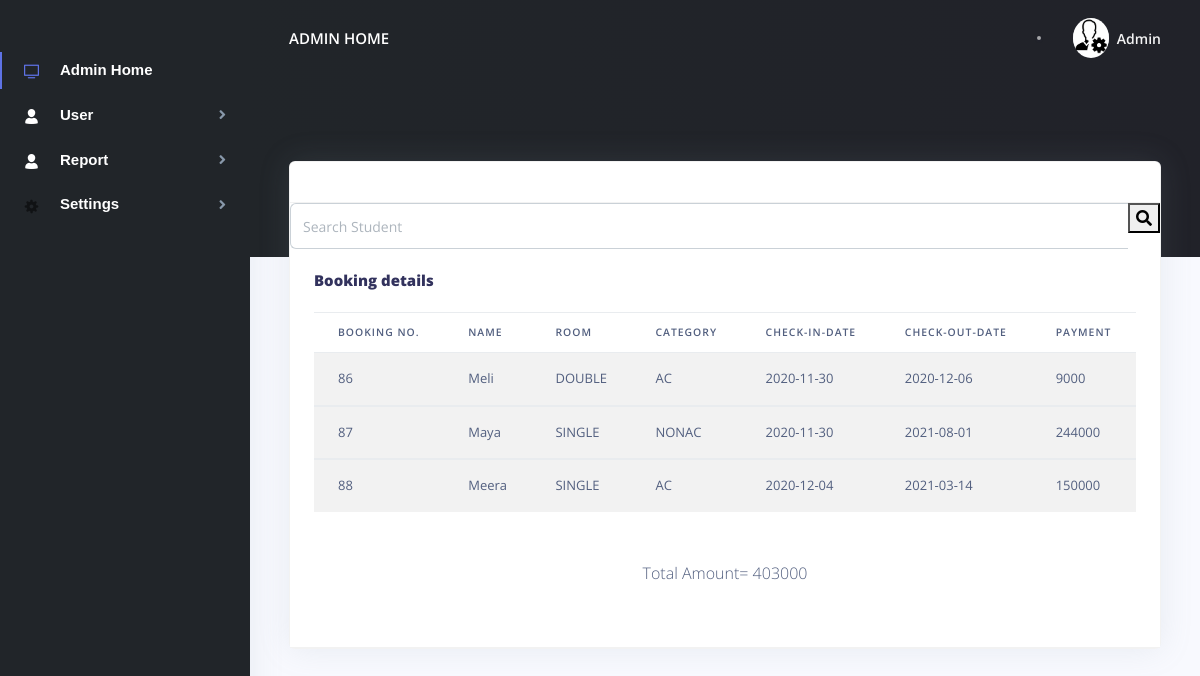
The app's page /user/payment_view.php with its own data.
### tables this page shows
CREATE TABLE `booking` (
  `book_id` int(10) NOT NULL,
  `b_id` varchar(50) NOT NULL,
  `f_name` varchar(100) NOT NULL,
  `room` varchar(50) NOT NULL,
  `category` varchar(50) NOT NULL,
  `checkin` date NOT NULL,
  `checkout` date NOT NULL,
  `payment1` varchar(100) NOT NULL,
  `status` int(10) NOT NULL
);

CREATE TABLE `rooms` (
  `room_id` int(10) NOT NULL,
  `room` varchar(50) NOT NULL,
  `cou` int(100) NOT NULL,
  `roomRent` int(11) NOT NULL,
  `status` int(10) NOT NULL
);

CREATE TABLE `category` (
  `cat_id` int(10) NOT NULL,
  `category` varchar(50) NOT NULL,
  `categoryCharge` int(11) NOT NULL,
  `c_num` varchar(5) NOT NULL,
  `status` int(10) NOT NULL
);

### user/payment_view.php (the view, shortened to what this page needs)
<?php
include('dbcontroller.php');
$sql="SELECT * FROM booking where status='0'";
$result=mysqli_query($con,$sql);
?>
<!DOCTYPE html>
<html lang="en">
<head>
  <link href="./assets/js/plugins/nucleo/css/nucleo.css" rel="stylesheet" />
  <link href="./assets/js/plugins/@fortawesome/fontawesome-free/css/all.min.css" rel="stylesheet" />
  <link href="./assets/css/argon-dashboard.css?v=1.1.0" rel="stylesheet" />
</head>
<body class="">
  <nav class="navbar navbar-vertical fixed-left navbar-expand-md navbar-light bg-dark" id="sidenav-main">
    <div class="container-fluid">
      <div class="collapse navbar-collapse" id="sidenav-collapse-main">
            <ul class="navbar-nav ">
          <li class="nav-item  class=" active" ">
              <a class=" nav-link active " href=" ./index.php"> <i class="ni ni-tv-2 text-primary"></i> <b style="color:white;font-family: Arial, Helvetica, sans-serif;font-size:15px;">Admin Home</b>
            </a>
          </li>
              <li class="nav-item">
            <a class="nav-link " data-target="#PageSubmenu9" data-toggle="collapse">
              <i  class="ni ni-single-02 text-white"></i> <b style="color:white;font-family: Arial, Helvetica, sans-serif;font-size:15px;">User</b>
            </a>
            </li>
            <li class="nav-item">
            <a class="nav-link " data-target="#PageSubmenu99" data-toggle="collapse">
              <i  class="ni ni-single-02 text-white"></i> <b style="color:white;font-family: Arial, Helvetica, sans-serif;font-size:15px;">Report</b>
            </a>
            </li>
             <li class="nav-item">
            <a class="nav-link " href="#PageSubmenu0" data-toggle="collapse">
                <i class="ni ni-settings-gear-65"></i><b style="color:white;font-family: Arial, Helvetica, sans-serif;font-size:15px;">Settings</b>
            </a>
            </li>
        </ul>
      </div>
    </div>
  </nav>
  <div class="main-content">
    <nav class="navbar navbar-top navbar-expand-md navbar-dark" id="navbar-main">
      <div class="container-fluid">
        <a class="h4 mb-0 text-white text-uppercase d-none d-lg-inline-block" href="./index.php">Admin Home</a>
        <form class="navbar-search navbar-search-dark form-inline mr-3 d-none d-md-flex ml-lg-auto">
          <div class="form-group mb-0">
            <div class="input-group input-group-alternative">
            </div>
          </div>
        </form>
        <ul class="navbar-nav align-items-center d-none d-md-flex">
          <li class="nav-item dropdown">
            <a class="nav-link pr-0" href="#" role="button" data-toggle="dropdown" aria-haspopup="true" aria-expanded="false">
              <div class="media align-items-center">
                <span class="avatar avatar-sm rounded-circle">
                  <img alt="Image placeholder" src="./assets/img/brand/admin.png">
                </span>
                <div class="media-body ml-2 d-none d-lg-block">
                  <span class="mb-0 text-sm  font-weight-bold">Admin</span>
                </div>
              </div>
            </a>
          </li>
        </ul>
      </div>
    </nav>
    <div class="header bg-gradient-dark pb-8 pt-5 pt-md-8">
      <div class="container-fluid">
        <div class="header-body">
          <div class="row">
            <div class="col-xl-3 col-lg-6">
            </div>
            <div class="col-xl-3 col-lg-6">
            </div>
            <div class="col-xl-3 col-lg-6">
            </div>
            <div class="col-xl-3 col-lg-6">
            </div>
          </div>
        </div>
      </div>
    </div>
    <div class="container-fluid mt--7">
      <div class="row">
        <div class="col-xl-12 mb-2 mb-xl-0">
          <div class="card shadow">
            <div class="card-header bg-transparent">
            </div>
              <div class="search-bar">
                                    <div id="imaginary_container">
                                         <form method="post">
                                       <div class="input-group stylish-input-group">
                                        <input type="text" name="search" class="form-control"  placeholder="Search Student"  onkeyup="showResult(this.value)">
                                          <span class="input-group-addon">
                                          <button type="submit" name="submit"><i class="fa fa-search" aria-hidden="true" ></i></button>
                                          </span>
                                       </div>
                                                </form>
                                    </div>
                                 </div>
                   <div class="card-header ">
              <h4 class="card-title"><b>Booking details</b></h4>
                <table class="table table-hover table-striped">
                            <thead>
                                <th>Booking No.</th>
                                <th>Name</th>
                                <th>Room</th>
                                <th>Category</th>
                                <th>Check-in-date</th>
                                <th>Check-out-date</th>
                                <th>Payment</th>
                            </thead>
                            <?php
                     $sum=0;
                            while($row=mysqli_fetch_array($result))
                            {
                              $sum=$sum+$row['payment1'];
                                   $a=$row['room'];
                                    $b=$row['category'];
                    $sql1="SELECT * FROM rooms where room_id='$a'";
                    $result1=mysqli_query($con,$sql1);
                    $tt3=mysqli_fetch_array($result1);
                                $sql2="SELECT * FROM category where cat_id='$b'";
                                $result2=mysqli_query($con,$sql2);
                                $tt4=mysqli_fetch_array($result2);
?>
                            <tbody>
                                <tr>
                                    <td><div class="book_id"><?php echo $row['book_id'];?></div></td>
                                     <td><div class="f_name"><?php echo $row['f_name'];?></div></td>
                                              <td><div class="room"><?php echo $tt3['room'];?></div></td>
                                    <td><div class="category"><?php echo $tt4['category'];?></div></td>
                                    <td><div class="checkin"><?php echo $row['checkin'];?></div></td>
                                    <td><div class="checkout"><?php echo $row['checkout'];?></div></td>
                                    <td><div class="payment1"><?php echo $row['payment1'];?></div></td>
                                </tr>
                              </tbody>
                      <?php }  ?>
                            </table>
                       <br><br>
                         <center><p>Total Amount= <?php echo $sum;?></p></center>
                       <br>
              </div>
          </div>
        </div>
      </div>
    </div>
  </div>
</body>
</html>

### records on screen
booking: book_id "86", f_name "Meli", rooms.room "DOUBLE", category.category "AC", checkin "2020-11-30", checkout "2020-12-06", payment1 "9000"
booking: book_id "87", f_name "Maya", rooms.room "SINGLE", category.category "NONAC", checkin "2020-11-30", checkout "2021-08-01", payment1 "244000"
booking: book_id "88", f_name "Meera", rooms.room "SINGLE", category.category "AC", checkin "2020-12-04", checkout "2021-03-14", payment1 "150000"

### other values on screen
$sum "403000"
